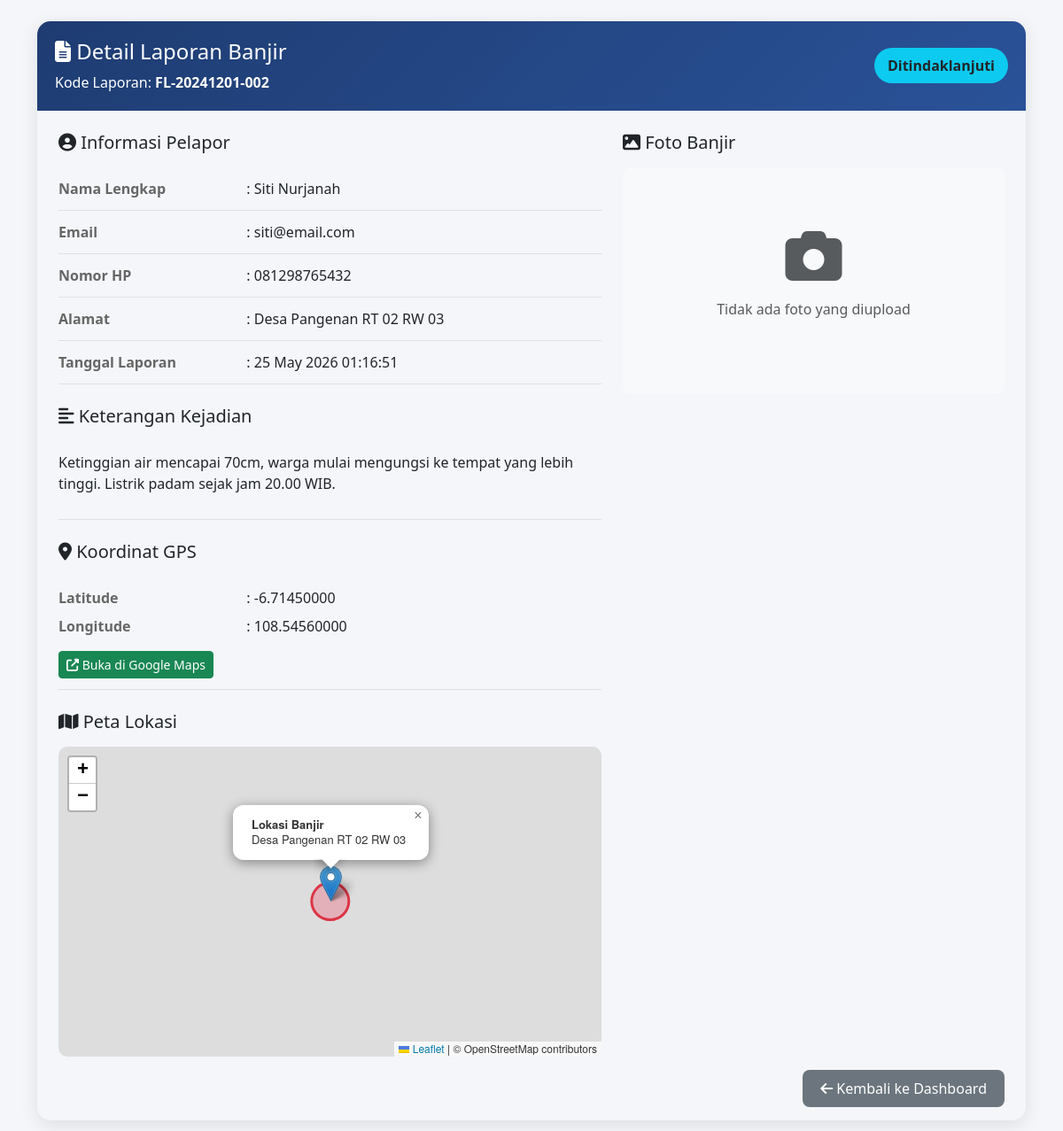
The page /admin/detail.php?id=2 (signed in) on the database its author committed.
### tables this page shows
CREATE TABLE `reports` (
  `id` int(11) NOT NULL,
  `report_code` varchar(20) NOT NULL,
  `reporter_name` varchar(100) NOT NULL,
  `email` varchar(100) NOT NULL,
  `phone` varchar(15) NOT NULL,
  `address` text NOT NULL,
  `photo` varchar(255) DEFAULT NULL,
  `description` text NOT NULL,
  `latitude` decimal(10,8) DEFAULT NULL,
  `longitude` decimal(11,8) DEFAULT NULL,
  `status` enum('Diterima','Ditindaklanjuti','Dikerjakan','Selesai') DEFAULT 'Diterima',
  `created_at` timestamp NOT NULL DEFAULT current_timestamp(),
  `updated_at` timestamp NOT NULL DEFAULT current_timestamp() ON UPDATE current_timestamp()
);

### admin/detail.php (the view, shortened to what this page needs)
<?php
include '../config/database.php';
$id = isset($_GET['id']) ? (int)$_GET['id'] : 0;
$stmt = $pdo->prepare("SELECT * FROM reports WHERE id = ?");
$stmt->execute([$id]);
$report = $stmt->fetch();
?>
<!DOCTYPE html>
<html lang="id">
<head>
    <link href="https://cdn.jsdelivr.net/npm/bootstrap@5.3.0/dist/css/bootstrap.min.css" rel="stylesheet">
    <link rel="stylesheet" href="https://cdnjs.cloudflare.com/ajax/libs/font-awesome/6.4.0/css/all.min.css">
    <link rel="stylesheet" href="https://unpkg.com/leaflet@1.9.4/dist/leaflet.css" />
</head>
<body>
    <div class="container py-4">
        <div class="detail-card">
            <div class="detail-header">
                <div class="d-flex justify-content-between align-items-center">
                    <div>
                        <h4 class="mb-0">
                            <i class="fas fa-file-alt"></i> Detail Laporan Banjir
                        </h4>
                        <p class="mb-0 mt-2">Kode Laporan: <strong><?= htmlspecialchars($report['report_code']) ?></strong></p>
                    </div>
                    <span class="status-badge bg-<?=
                        $report['status'] == 'Diterima' ? 'warning' :
                        ($report['status'] == 'Ditindaklanjuti' ? 'info' :
                        ($report['status'] == 'Dikerjakan' ? 'primary' : 'success')) ?> text-dark">
                        <?= $report['status'] ?>
                    </span>
                </div>
            </div>
            <div class="card-body p-4">
                <div class="row">
                    <div class="col-md-7">
                        <h5 class="mb-3"><i class="fas fa-user-circle"></i> Informasi Pelapor</h5>
                        <div class="info-row">
                            <div class="row">
                                <div class="col-md-4 info-label">Nama Lengkap</div>
                                <div class="col-md-8">: <?= htmlspecialchars($report['reporter_name']) ?></div>
                            </div>
                        </div>
                        <div class="info-row">
                            <div class="row">
                                <div class="col-md-4 info-label">Email</div>
                                <div class="col-md-8">: <?= htmlspecialchars($report['email']) ?></div>
                            </div>
                        </div>
                        <div class="info-row">
                            <div class="row">
                                <div class="col-md-4 info-label">Nomor HP</div>
                                <div class="col-md-8">: <?= htmlspecialchars($report['phone']) ?></div>
                            </div>
                        </div>
                        <div class="info-row">
                            <div class="row">
                                <div class="col-md-4 info-label">Alamat</div>
                                <div class="col-md-8">: <?= nl2br(htmlspecialchars($report['address'])) ?></div>
                            </div>
                        </div>
                        <div class="info-row">
                            <div class="row">
                                <div class="col-md-4 info-label">Tanggal Laporan</div>
                                <div class="col-md-8">: <?= date('d F Y H:i:s', strtotime($report['created_at'])) ?></div>
                            </div>
                        </div>
                        <h5 class="mt-4 mb-3"><i class="fas fa-align-left"></i> Keterangan Kejadian</h5>
                        <div class="info-row">
                            <p><?= nl2br(htmlspecialchars($report['description'])) ?></p>
                        </div>
                        <?php if($report['latitude'] && $report['longitude']): ?>
                            <h5 class="mt-4 mb-3"><i class="fas fa-map-marker-alt"></i> Koordinat GPS</h5>
                            <div class="info-row">
                                <div class="row">
                                    <div class="col-md-4 info-label">Latitude</div>
                                    <div class="col-md-8">: <?= $report['latitude'] ?></div>
                                </div>
                                <div class="row mt-2">
                                    <div class="col-md-4 info-label">Longitude</div>
                                    <div class="col-md-8">: <?= $report['longitude'] ?></div>
                                </div>
                                <div class="row mt-2">
                                    <div class="col-12">
                                        <a href="https://www.google.com/maps?q=<?= $report['latitude'] ?>,<?= $report['longitude'] ?>"
                                           target="_blank" class="btn btn-sm btn-success mt-2">
                                            <i class="fas fa-external-link-alt"></i> Buka di Google Maps
                                        </a>
                                    </div>
                                </div>
                            </div>
                            <h5 class="mt-4 mb-3"><i class="fas fa-map"></i> Peta Lokasi</h5>
                            <div id="map"></div>
                        <?php endif; ?>
                    </div>
                    <div class="col-md-5">
                        <h5 class="mb-3"><i class="fas fa-image"></i> Foto Banjir</h5>
                        <div class="photo-container">
                            <?php if($report['photo'] && file_exists('../assets/uploads/' . $report['photo'])): ?>
                                <img src="../assets/uploads/<?= $report['photo'] ?>" alt="Foto Banjir" class="img-fluid">
                                <div class="mt-3">
                                    <a href="../assets/uploads/<?= $report['photo'] ?>" download class="btn btn-sm btn-primary">
                                        <i class="fas fa-download"></i> Download Foto
                                    </a>
                                </div>
                            <?php else: ?>
                                <div class="text-center py-5">
                                    <i class="fas fa-camera fa-4x text-muted mb-3"></i>
                                    <p class="text-muted">Tidak ada foto yang diupload</p>
                                </div>
                            <?php endif; ?>
                        </div>
                    </div>
                </div>
                <div class="mt-4 text-end">
                    <a href="index.php" class="btn-back">
                        <i class="fas fa-arrow-left"></i> Kembali ke Dashboard
                    </a>
                </div>
            </div>
        </div>
    </div>
</body>
</html>

### admin/detail.php (style rules this page uses)
body { background: #f4f6f9; }
.detail-card { border-radius: 15px; box-shadow: 0 5px 20px rgba(0,0,0,0.1); overflow: hidden; }
.detail-header { background: linear-gradient(135deg, #1e3c72, #2a5298); color: white; padding: 20px; }
.info-row { padding: 12px 0; border-bottom: 1px solid #e0e0e0; }
.info-label { font-weight: 600; color: #666; }
.photo-container { background: #f8f9fa; padding: 20px; border-radius: 10px; text-align: center; }
#map { height: 350px; border-radius: 10px; margin-top: 10px; }
.status-badge { padding: 8px 15px; border-radius: 25px; font-weight: 600; }
.btn-back { background: #6c757d; color: white; padding: 10px 20px; border-radius: 8px; text-decoration: none; }

### rows shown on the page
reports: report_code "FL-20241201-002", status "Ditindaklanjuti", reporter_name "Siti Nurjanah", email "siti@email.com", phone "081298765432", address "Desa Pangenan RT 02 RW 03", created_at "25 May 2026 01:16:51", description "Ketinggian air mencapai 70cm, warga mulai mengungsi ke tempat yang lebih tinggi. Listrik padam sejak jam 20.00 WIB.", latitude "-6.71450000", longitude "108.54560000"
